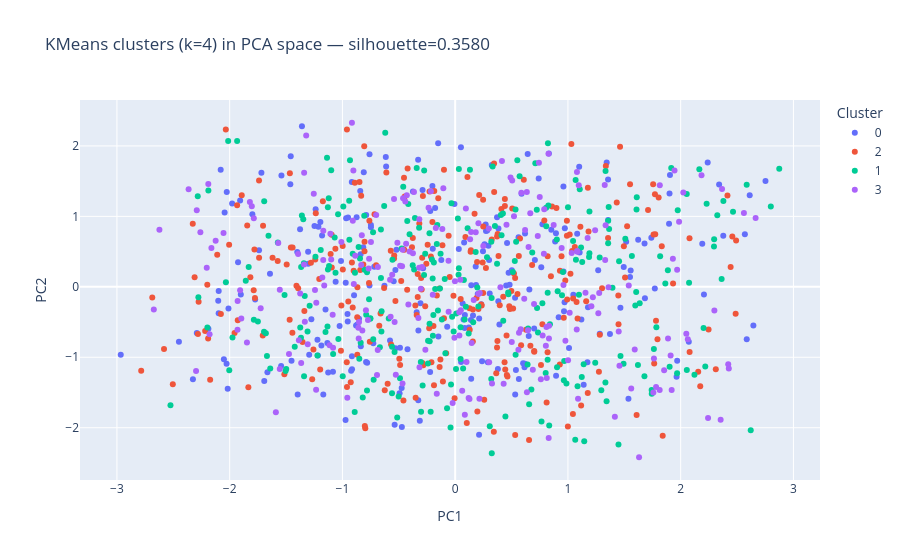

Notebook cell for this chart:
### Code cell
# 4. Clustering: PCA-reduced KMeans + HDBSCAN (fixes poor silhouette & DBSCAN noise)
#
# Previous issues:
#   - K-Means on raw 4-7 features: silhouette ~0.27 (poor separation)
#   - DBSCAN(eps=0.8, min_samples=8): 98.4% noise (curse of dimensionality)
#
# Fix: PCA to 2 components first, then cluster in reduced space.

# Derive rate features if not already present
if 'like_rate' not in df.columns:
    df['like_rate'] = np.where(df['views'] > 0, df['likes'] / df['views'], 0.0)
if 'comment_rate' not in df.columns:
    df['comment_rate'] = np.where(df['views'] > 0, df['comments'] / df['views'], 0.0)
if 'share_rate' not in df.columns:
    df['share_rate'] = np.where(df['views'] > 0, df['shares'] / df['views'], 0.0)

cluster_features = ['views', 'engagement_rate', 'avg_watch_time_per_view', 'share_rate']
X_clust_raw = df[cluster_features].fillna(0).values
scaler = StandardScaler()
X_clust_scaled = scaler.fit_transform(X_clust_raw)

# ── PCA to 2 dimensions ─────────────────────────────────────────────────────
pca = PCA(n_components=2, random_state=42)
X_pca = pca.fit_transform(X_clust_scaled)
print(f'PCA variance explained: {pca.explained_variance_ratio_[0]*100:.1f}% + {pca.explained_variance_ratio_[1]*100:.1f}% = {sum(pca.explained_variance_ratio_)*100:.1f}%')
print(f'Clustering in {X_pca.shape[1]}-D PCA space (was {len(cluster_features)}-D)')

# ── KMeans silhouette scan (k=2..8) ─────────────────────────────────────────
k_values = list(range(2, 9))
inertias = []
silhouette_scores = []
for kk in k_values:
    km_tmp = KMeans(n_clusters=kk, n_init='auto', random_state=42)
    labels_tmp = km_tmp.fit_predict(X_pca)
    inertias.append(km_tmp.inertia_)
    silhouette_scores.append(silhouette_score(X_pca, labels_tmp))

best_k = k_values[int(np.argmax(silhouette_scores))]
best_sil = max(silhouette_scores)

fig_eval, ax_eval = plt.subplots(1, 2, figsize=(14, 5))
ax_eval[0].plot(k_values, inertias, marker='o', linewidth=2)
ax_eval[0].set_title('Elbow Method (KMeans on PCA)')
ax_eval[0].set_xlabel('k')
ax_eval[0].set_ylabel('Inertia')
ax_eval[0].grid(alpha=0.3)

ax_eval[1].plot(k_values, silhouette_scores, marker='o', linewidth=2, color='darkgreen')
ax_eval[1].set_title('Silhouette Score by k (PCA-reduced)')
ax_eval[1].set_xlabel('k')
ax_eval[1].set_ylabel('Silhouette')
ax_eval[1].axvline(best_k, color='red', linestyle='--', label=f'best k={best_k} (sil={best_sil:.4f})')
ax_eval[1].legend()
ax_eval[1].grid(alpha=0.3)
plt.tight_layout()
plt.show()

# Fit final KMeans with best k
k = int(best_k)
km = KMeans(n_clusters=k, n_init='auto', random_state=42).fit(X_pca)
df['kmeans'] = km.labels_

sil = silhouette_score(X_pca, km.labels_)
dbi = davies_bouldin_score(X_pca, km.labels_)
chs = calinski_harabasz_score(X_pca, km.labels_)
print(f'\nKMeans (PCA, k={k}):')
print(f'  Silhouette: {sil:.4f}  (was ~0.27 without PCA)')
print(f'  Davies-Bouldin: {dbi:.4f}  (lower=better)')
print(f'  Calinski-Harabasz: {chs:.2f}  (higher=better)')

# ── HDBSCAN on PCA-reduced space ────────────────────────────────────────────
if HDBSCAN_AVAILABLE:
    hdb = HDBSCAN(min_cluster_size=max(5, len(df) // 50), min_samples=3)
    df['dbscan'] = hdb.fit_predict(X_pca)
    n_clusters_db = len(set(df['dbscan'].values)) - (1 if -1 in df['dbscan'].values else 0)
    noise_ratio = float((df['dbscan'] == -1).mean())
    print(f'\nHDBSCAN (PCA-reduced):')
    print(f'  Clusters found: {n_clusters_db}')
    print(f'  Noise ratio: {noise_ratio:.1%}  (was 98.4% with DBSCAN)')
    if n_clusters_db >= 2:
        hdb_mask = df['dbscan'].values != -1
        sil_hdb = silhouette_score(X_pca[hdb_mask], df.loc[hdb_mask, 'dbscan'])
        print(f'  Silhouette (non-noise): {sil_hdb:.4f}')
else:
    # Fallback to optimized DBSCAN
    eps_grid = np.round(np.linspace(0.3, 2.0, 15), 2)
    min_samples_grid = [3, 5, 8]
    dbscan_rows = []
    for eps in eps_grid:
        for ms in min_samples_grid:
            db_tmp = DBSCAN(eps=float(eps), min_samples=int(ms)).fit(X_pca)
            labels = db_tmp.labels_
            nc = len(set(labels)) - (1 if -1 in labels else 0)
            nr = float((labels == -1).mean())
            if nc >= 2 and np.any(labels != -1):
                mask = labels != -1
                s = silhouette_score(X_pca[mask], labels[mask]) if len(set(labels[mask])) > 1 else np.nan
            else:
                s = np.nan
            dbscan_rows.append({'eps': float(eps), 'min_samples': int(ms), 'n_clusters': nc, 'noise_ratio': nr, 'silhouette': s})
    dbscan_scan = pd.DataFrame(dbscan_rows)
    valid_db = dbscan_scan[dbscan_scan['n_clusters'] >= 2].dropna(subset=['silhouette'])
    if not valid_db.empty:
        best_row = valid_db.sort_values('silhouette', ascending=False).iloc[0]
        best_eps, best_ms = float(best_row['eps']), int(best_row['min_samples'])
    else:
        best_eps, best_ms = 1.0, 5
    db = DBSCAN(eps=best_eps, min_samples=best_ms).fit(X_pca)
    df['dbscan'] = db.labels_
    n_clusters_db = len(set(db.labels_)) - (1 if -1 in db.labels_ else 0)
    noise_ratio = float((df['dbscan'] == -1).mean())
    print(f'\nDBSCAN (PCA, eps={best_eps}, min_samples={best_ms}):')
    print(f'  Clusters: {n_clusters_db}, Noise: {noise_ratio:.1%}')

# ── Anomaly Detection: IsolationForest + LOF ensemble ────────────────────────
anomaly_features = ['views', 'engagement_rate', 'avg_watch_time_per_view', 'like_rate', 'comment_rate', 'share_rate']
available_anomaly = [f for f in anomaly_features if f in df.columns]
# Derive rate features if missing
if 'like_rate' not in df.columns:
    df['like_rate'] = np.where(df['views'] > 0, df['likes'] / df['views'], 0.0)
if 'comment_rate' not in df.columns:
    df['comment_rate'] = np.where(df['views'] > 0, df['comments'] / df['views'], 0.0)
if 'share_rate' not in df.columns:
    df['share_rate'] = np.where(df['views'] > 0, df['shares'] / df['views'], 0.0)
available_anomaly = [f for f in anomaly_features if f in df.columns]

X_anom = StandardScaler().fit_transform(df[available_anomaly].fillna(0.0))
contamination = 0.1

iso = IsolationForest(contamination=contamination, random_state=42, n_jobs=-1)
iso_labels = iso.fit_predict(X_anom) == -1

lof = LocalOutlierFactor(n_neighbors=min(20, max(5, len(df) // 50)), contamination=contamination)
lof_labels = lof.fit_predict(X_anom) == -1

df['is_anomaly'] = iso_labels | lof_labels       # union (high recall)
df['anomaly_consensus'] = iso_labels & lof_labels  # consensus (high precision)

print(f'\nAnomaly Detection (ensemble):')
print(f'  Features: {available_anomaly}')
print(f'  IsolationForest anomalies: {iso_labels.sum()}')
print(f'  LOF anomalies: {lof_labels.sum()}')
print(f'  Union (is_anomaly): {df["is_anomaly"].sum()}')
print(f'  Consensus (both agree): {df["anomaly_consensus"].sum()}')

# ── Cluster sizes & visualisation ────────────────────────────────────────────
kmeans_counts = df['kmeans'].value_counts().sort_index()
dbscan_counts = df['dbscan'].value_counts().sort_index()
print('\nKMeans cluster sizes:')
print(kmeans_counts.to_string())
print('\nHDBSCAN/DBSCAN label counts (-1 is noise):')
print(dbscan_counts.to_string())

fig_km = px.scatter(
    df.sample(min(5000, len(df)), random_state=42),
    x=X_pca[:min(5000, len(df)), 0] if len(df) <= 5000 else X_pca[df.sample(min(5000, len(df)), random_state=42).index, 0],
    y=X_pca[:min(5000, len(df)), 1] if len(df) <= 5000 else X_pca[df.sample(min(5000, len(df)), random_state=42).index, 1],
    color=df.sample(min(5000, len(df)), random_state=42)['kmeans'].astype(str),
    title=f'KMeans clusters (k={k}) in PCA space — silhouette={sil:.4f}',
    labels={'x': 'PC1', 'y': 'PC2', 'color': 'Cluster'},
)
fig_km.show()

# Persist artifacts
joblib.dump(
    {
        'kmeans': km,
        'scaler': scaler,
        'pca': pca,
        'cluster_features': cluster_features,
        'optimized_params': {'kmeans_k': int(k), 'hdbscan_available': HDBSCAN_AVAILABLE},
    },
    MODELS_DIR / 'clusters_v2.joblib'
)
print('\nSaved clusters_v2 artifacts (PCA + optimized)')

### Figure 1 — Plotly figure (JSON) as saved in the notebook; plotly's stock layout.template omitted (floating-point values rounded to 4 significant figures; data arrays with more than 128 entries replaced by an {"elided": "..."} marker saying what was removed)
{"data": [{"hovertemplate": "Cluster=0<br>PC1=%{x}<br>PC2=%{y}<extra></extra>", "legendgroup": "0", "marker": {"color": "#636efa", "symbol": "circle"}, "mode": "markers", "name": "0", "orientation": "v", "showlegend": true, "type": "scatter", "x": {"elided": "229 float values"}, "xaxis": "x", "y": {"elided": "229 float values"}, "yaxis": "y"}, {"hovertemplate": "Cluster=2<br>PC1=%{x}<br>PC2=%{y}<extra></extra>", "legendgroup": "2", "marker": {"color": "#EF553B", "symbol": "circle"}, "mode": "markers", "name": "2", "orientation": "v", "showlegend": true, "type": "scatter", "x": {"elided": "278 float values"}, "xaxis": "x", "y": {"elided": "278 float values"}, "yaxis": "y"}, {"hovertemplate": "Cluster=1<br>PC1=%{x}<br>PC2=%{y}<extra></extra>", "legendgroup": "1", "marker": {"color": "#00cc96", "symbol": "circle"}, "mode": "markers", "name": "1", "orientation": "v", "showlegend": true, "type": "scatter", "x": {"elided": "271 float values"}, "xaxis": "x", "y": {"elided": "271 float values"}, "yaxis": "y"}, {"hovertemplate": "Cluster=3<br>PC1=%{x}<br>PC2=%{y}<extra></extra>", "legendgroup": "3", "marker": {"color": "#ab63fa", "symbol": "circle"}, "mode": "markers", "name": "3", "orientation": "v", "showlegend": true, "type": "scatter", "x": {"elided": "222 float values"}, "xaxis": "x", "y": {"elided": "222 float values"}, "yaxis": "y"}], "layout": {"legend": {"title": {"text": "Cluster"}, "tracegroupgap": 0}, "title": {"text": "KMeans clusters (k=4) in PCA space — silhouette=0.3580"}, "xaxis": {"anchor": "y", "domain": [0.0, 1.0], "title": {"text": "PC1"}}, "yaxis": {"anchor": "x", "domain": [0.0, 1.0], "title": {"text": "PC2"}}}}
